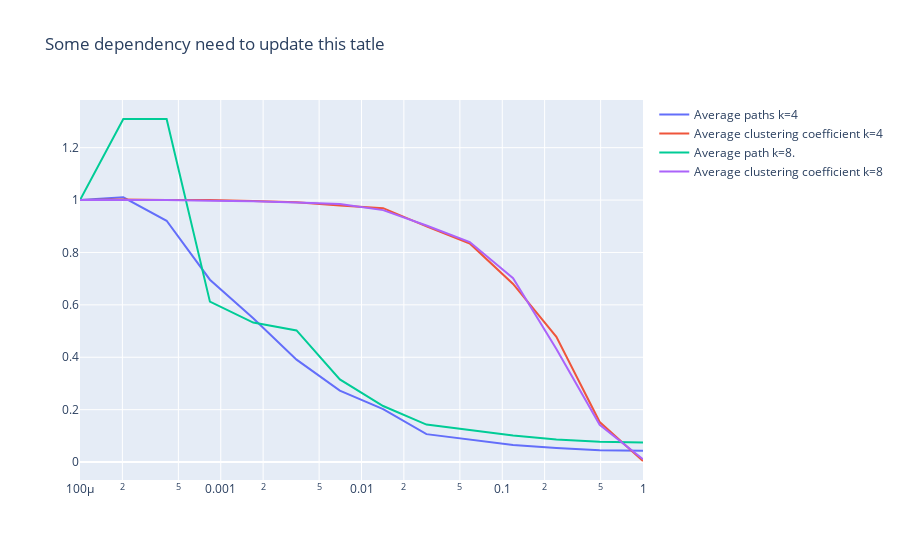

The code cell stored with this chart in its notebook:
### Code cell
trace1 = go.Scatter(
    x=np.geomspace(0.0001, 1, num=14),
    y=data_path[4]/data_path[4][0],
    mode="lines",
    name="Average paths k=4"
)
trace2 = go.Scatter(
    x=np.geomspace(0.0001, 1, num=14),
    y=data_cluster[4]/data_cluster[4][0],
    mode="lines",
    name="Average clustering coefficient k=4"
)
trace3 = go.Scatter(
    x=np.geomspace(0.0001, 1, num=14),
    y=data_path[8]/data_path[8][0],
    mode="lines",
    name="Average path k=8."
)
trace4 = go.Scatter(
    x=np.geomspace(0.0001, 1, num=14),
    y=data_cluster[8]/data_cluster[8][0],
    mode="lines",
    name="Average clustering coefficient k=8"
)
trace5 = go.Scatter(
    x=np.geomspace(0.0001, 1, num=14),
    y=data_path[10]/data_path[10][0],
    mode="lines",
    name="Average path k=8."
)
trace6 = go.Scatter(
    x=np.geomspace(0.0001, 1, num=14),
    y=data_cluster[10]/data_cluster[10][0],
    mode="lines",
    name="Average clustering coefficient k=8"
)
fig = go.Figure(
    data=[trace1, trace2, trace3, trace4],
    layout=go.Layout(
        title="Some dependency need to update this tatle",
        xaxis_type="log"
    )
)
fig.show()

### Figure 1 — Plotly figure (JSON) as saved in the notebook; plotly's stock layout.template omitted (floating-point values rounded to 4 significant figures)
{"data": [{"mode": "lines", "name": "Average paths k=4", "type": "scatter", "x": [0.0001, 0.0002031, 0.0004125, 0.0008377, 0.001701, 0.003455, 0.007017, 0.01425, 0.02894, 0.05878, 0.1194, 0.2424, 0.4924, 1], "y": [1, 1.01, 0.921, 0.696, 0.5488, 0.391, 0.2724, 0.2022, 0.1067, 0.08639, 0.06468, 0.05334, 0.04522, 0.0429]}, {"mode": "lines", "name": "Average clustering coefficient k=4", "type": "scatter", "x": [0.0001, 0.0002031, 0.0004125, 0.0008377, 0.001701, 0.003455, 0.007017, 0.01425, 0.02894, 0.05878, 0.1194, 0.2424, 0.4924, 1], "y": [1, 1.002, 1.0, 1.001, 0.9965, 0.9916, 0.9793, 0.9689, 0.8997, 0.8343, 0.68, 0.4777, 0.1527, 0.004045]}, {"mode": "lines", "name": "Average path k=8.", "type": "scatter", "x": [0.0001, 0.0002031, 0.0004125, 0.0008377, 0.001701, 0.003455, 0.007017, 0.01425, 0.02894, 0.05878, 0.1194, 0.2424, 0.4924, 1], "y": [1, 1.309, 1.309, 0.6121, 0.5325, 0.5024, 0.3156, 0.2138, 0.1432, 0.1219, 0.1009, 0.08568, 0.07716, 0.07429]}, {"mode": "lines", "name": "Average clustering coefficient k=8", "type": "scatter", "x": [0.0001, 0.0002031, 0.0004125, 0.0008377, 0.001701, 0.003455, 0.007017, 0.01425, 0.02894, 0.05878, 0.1194, 0.2424, 0.4924, 1], "y": [1, 1.0, 1.0, 0.9973, 0.9957, 0.9909, 0.9854, 0.9616, 0.9027, 0.8399, 0.7015, 0.4312, 0.1419, 0.01093]}], "layout": {"autosize": true, "title": {"text": "Some dependency need to update this tatle"}, "xaxis": {"autorange": true, "range": [-4.0, 0], "type": "log"}, "yaxis": {"autorange": true, "range": [-0.06848, 1.382], "type": "linear"}}}
